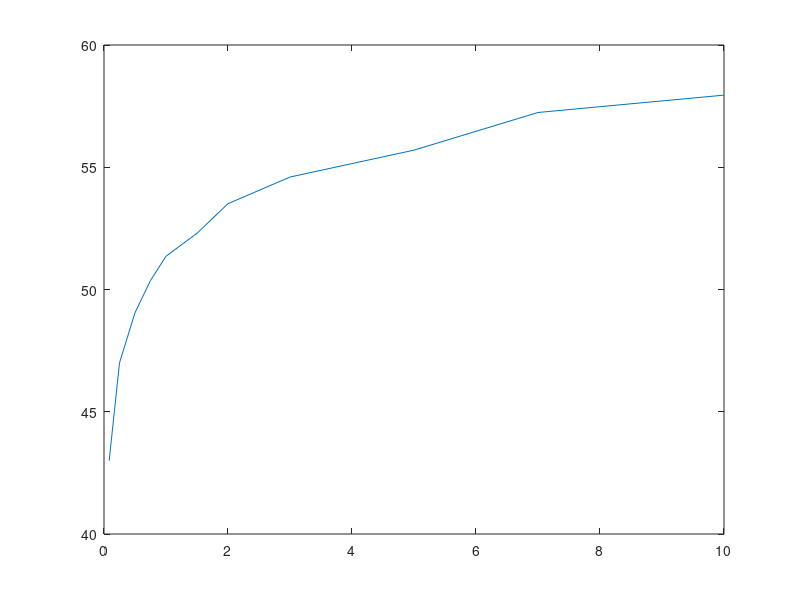

Reproduce this figure in MATLAB.
function hist = genHist()
  tenors = [1/12, 2/12, 3/12, 6/12, 9/12, 1, 1.5, 2, 3, 5, 7, 10];
  p0 = [43, 45, 47, 49.05, 50.37, 51.36, 52.3, 53.51, 54.6, 55.7, 57.24, 57.95];
  plot(tenors, p0);
  alpha = 0.5;
  rho = 0.8;
  sigmaS = 0.2;
  sigmaL = 0.05;
  hist = diffuseGab2(alpha, rho, sigmaS, sigmaL, tenors, p0);
  save tenors.mat tenors;
  save hist.mat hist;
endfunction

function var = varianceLn(t, mat, alpha, rho, sigmaS, sigmaL)
  sigmaL2 = sigmaL * sigmaL;
  sigmaS2 = sigmaS * sigmaS;
  var = sigmaL2 * t + 2 * (rho * sigmaL2 - sigmaL2) * exp(-alpha * mat) * (exp(alpha*t) - 1) / alpha
  + (sigmaL2  + sigmaS2 - 2 * rho * sigmaS * sigmaL) * exp(-2 * alpha * mat) * (exp(2*alpha*t) - 1) / 2/ alpha;
endfunction

function dynamics = diffuseGab2( alpha, rho, sigmaS, sigmaL, tenors, p0)
  corr = [1, rho; rho, 1];
  cholC = chol(corr);

  for i = [1:250]
    rnds(1, i) = normrnd(0, sqrt(1/250));
    rnds(2, i) = normrnd(0, sqrt(1/250));
  endfor
				% correlate the brownians
  ws = cholC' * rnds;
  x = 0;
  y = 0;
  for i = [1:250];
    t = i / 250;
    dx = sigmaL * rnds(1, i);
    dy = (sigmaS * rnds(2, i) - sigmaL * rnds(1, i)) * exp(alpha * t);
    x += dx;
    y += dy;

    for j = [1:length(tenors)]
      mat = t + tenors(j);
      ret = -0.5 * varianceLn(t, mat, alpha, rho, sigmaS, sigmaL) + x + exp(-alpha*mat)*t;
      f0 = interp1(tenors, p0, mat, "linear", "extrap");
      f(i, j) = f0 * exp(ret);
    endfor
  endfor
  dynamics = f;
endfunction

      
			







												       
